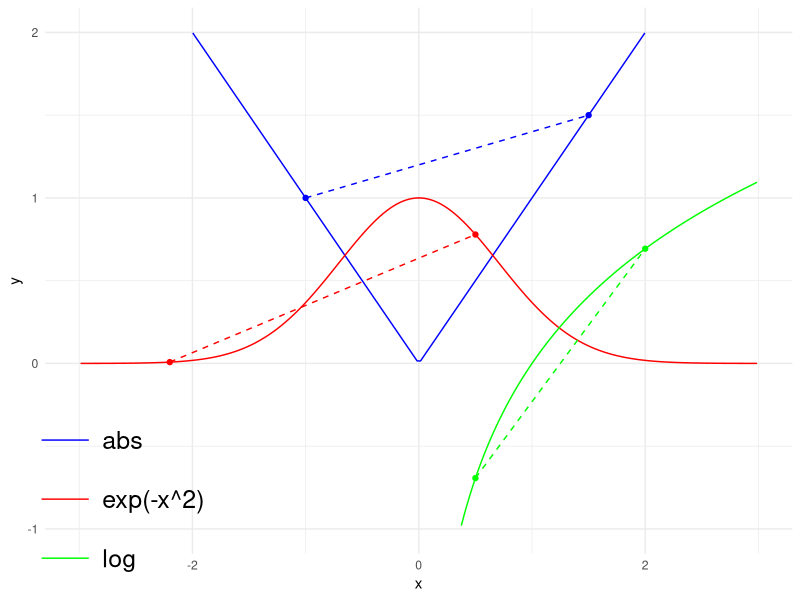
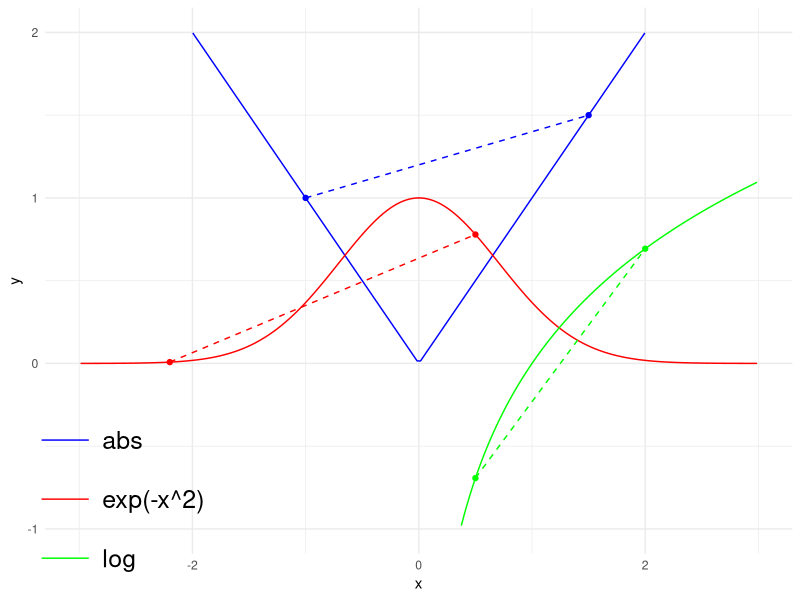

Write the R code that produced these figures, in order.
# ------------------------------------------------------------------------------
# mathematical concepts

# FIG: plot functions
#   (1) convex |x|
#   (2) concave log(x)
#   (3) not convex nor concave exp(-x^2)
# ------------------------------------------------------------------------------

library(ggplot2)
library(dplyr)

# DATA -------------------------------------------------------------------------

x <- seq(-15, 15, length.out = 1000)

# abs
abs_df <- data.frame(x = x, y = abs(x), func='abs')
abs_points <- data.frame(x = c(-1, 1.5), y = c(1, 1.5))
abs_line <- data.frame(x1 = -1, y1 = 1, x2 = 1.5, y2 = 1.5)

# log
x_log <- x[x > 0]  # log is defined for x > 0
log_df <- data.frame(x = x_log, y = log(x_log), func='log')
log_points <- data.frame(x = c(0.5, 2), y = log(c(0.5, 2)))
log_line <- data.frame(x1 = 0.5, y1 = log(0.5), x2 = 2, y2 = log(2))

# exp(-x^2)
exp_df <- data.frame(x = x, y = exp(-x^2), func='exp(-x^2)')
exp_points <- data.frame(x = c(-2.2, 0.5), y = exp(-c(-2.2, 0.5)^2))
exp_line <- data.frame(x1 = -2.2, y1 = exp(-(-2.2)^2), x2 = 0.5, y2 = exp(-(0.5)^2))

plot_data <- bind_rows(abs_df, log_df, exp_df)
func_colors <- c("abs" = "blue",
                 "log" = "green",
                 "exp(-x^2)" = "red")
# PLOT -------------------------------------------------------------------------

plot <- ggplot() +
  geom_line(data = plot_data, aes(x = x, y = y, color = func), show.legend = TRUE) +
  scale_color_manual(values = func_colors) +
  # abs
  geom_point(data = abs_points, aes(x = x, y = y), color = "blue") +
  geom_segment(data = abs_line, aes(x = x1, y = y1, xend = x2, yend = y2), color = "blue", linetype = "dashed", show.legend = FALSE) +
  
  #log
  geom_point(data = log_points, aes(x = x, y = y), color = "green") +
  geom_segment(data = log_line, aes(x = x1, y = y1, xend = x2, yend = y2), color = "green", linetype = "dashed", show.legend = FALSE) +
  
  # exp(-x^2)
  geom_point(data = exp_points, aes(x = x, y = y), color = "red") +
  geom_segment(data = exp_line, aes(x = x1, y = y1, xend = x2, yend = y2), color = "red", linetype = "dashed", show.legend = FALSE) +
  
  labs(x = "x", y = "y") +
  xlim(-3, 3) + ylim(-1, 2) +
  theme_minimal() +
  theme(
    legend.text = element_text(size = 18),
    legend.key.size = unit(1.5, "cm"),
    legend.position = c(0.1, 0.1),
    legend.title = element_blank()
  )


plot
ggsave("../figure_man/conv_conc_functions.png", plot, width = 10, height = 8)
